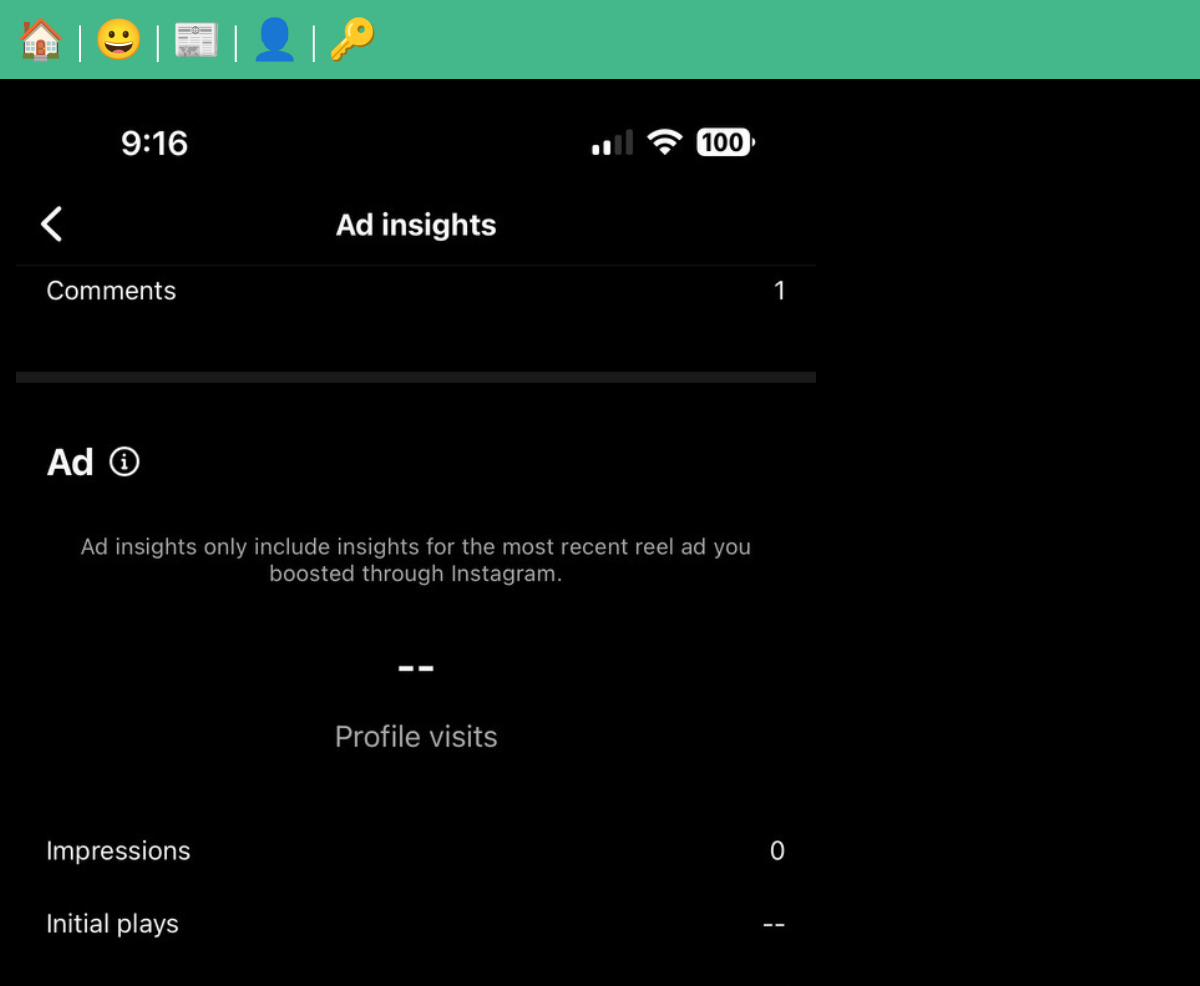
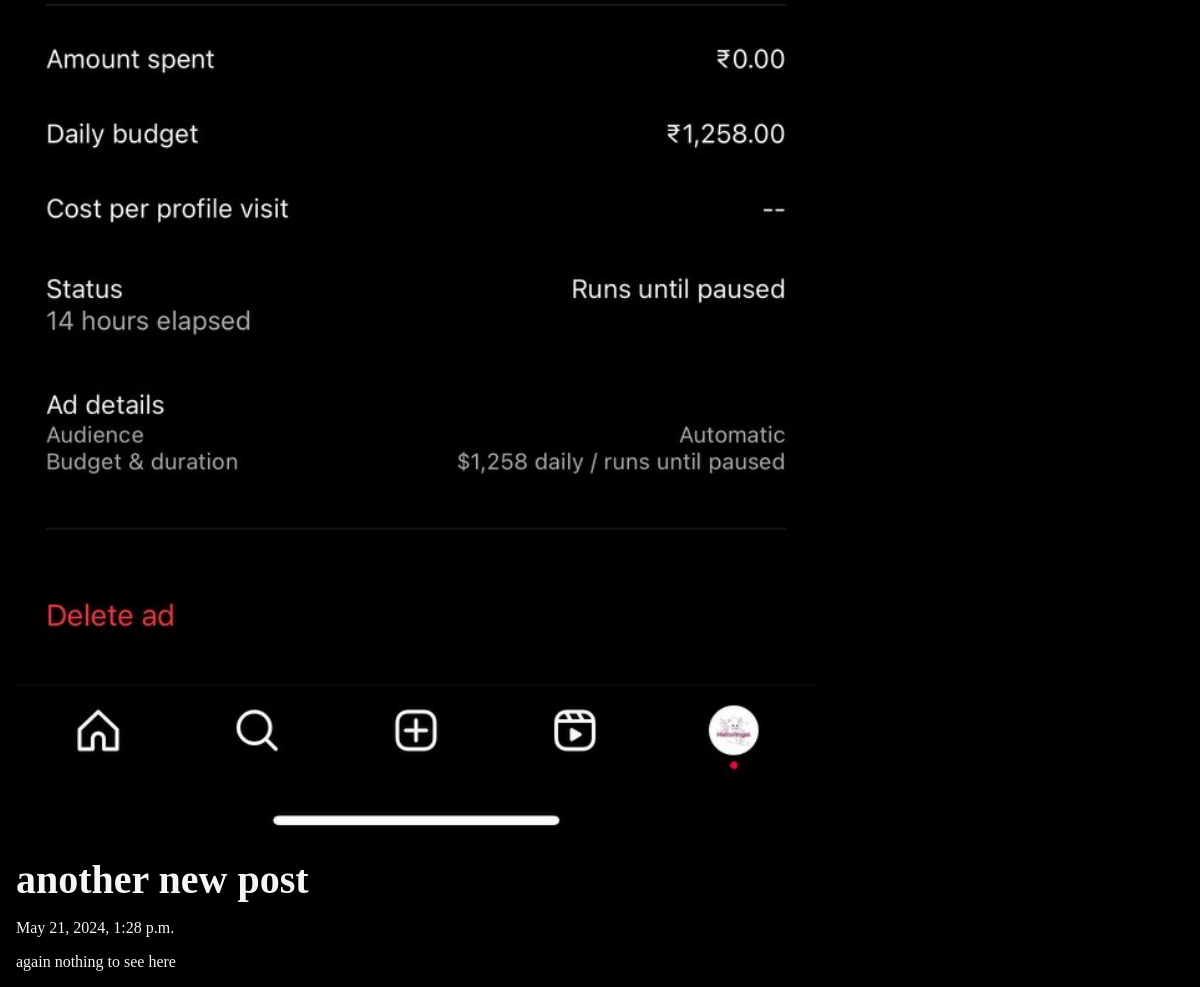
Screenshot of /posts/second-post with the database file from the repository (2 pictures, top to bottom).
### posts/models.py (models this page shows, shortened)
class Post(models.Model):
    title = models.CharField(max_length=75)
    body = models.TextField()
    slug = models.SlugField()
    date = models.DateTimeField(auto_now_add=True)
    banner = models.ImageField(default='fallback.png', blank=True)
    author = models.ForeignKey(User, on_delete=models.CASCADE, default=None)

### posts/views.py (the view)
# urls.py: path('<slug:slug>', views.post_page, name="page"),
def post_page(request, slug):
    post = Post.objects.get(slug=slug)
    return render(request, 'posts/post_page.html', {'post': post})

### posts/templates/posts/post_page.html (shortened to what this page needs)
{% extends 'layout.html' %}
{% block content %}
    <section>
        <img
            class ="banner"
            src="{{ post.banner.url }}"
            alt= "{{ post.title}}"
        />
        <h1>{{ post.title }}</h1>
        <p>{{ post.date }}</p>
        <p>{{ post.body }}</p>
    </section>
{% endblock %}

### static/css/style.css (style rules this page uses)
* { margin: 0; padding: 0; box-sizing: border-box; }
body { min-height: 100vh; background-color: black; color: whitesmoke; font-size: 3rem; }
section { display: flex; flex-flow: column; gap: 1rem; }
h1, h2 { font-size: 2.5rem; }
p { font-size: 1rem; }
.banner { display: block; width: 100%; max-width: 800px; }

### rows the page displays
Post: banner (picture), title "another new post", date "May 21, 2024, 1:28 p.m.", body "again nothing to see here"
